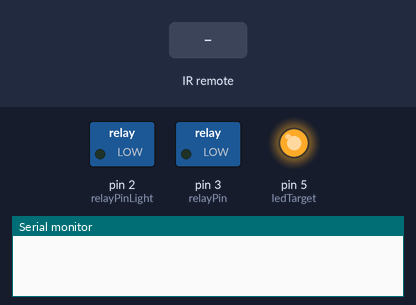
Simulated run of this sketch. Board: Arduino Uno, built with avr-gcc and run on an emulated ATmega328P. Shown: switched loads named in the sketch (green lamp = pin HIGH), output pins drawn as LEDs (lit = HIGH), the last lines printed to the serial monitor. The inputs (shaded band) are chosen by the test bench. Random numbers use the default seed unless the sketch sets one.

Above: at 1.7 s.
1.8 s: infrared code 0x09 received
At 2.7 s:
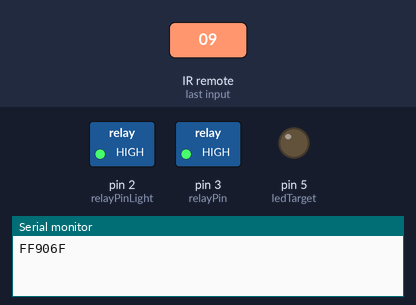
At 6.2 s:
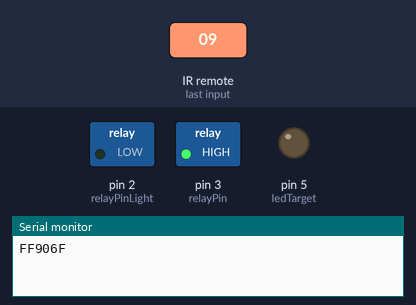
Timing chart, 0 to 16.3 s (numbered marks = the images above; inputs shaded):
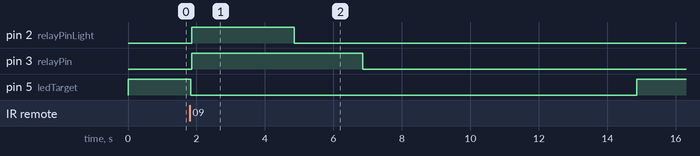

Measured:
- after the input at 1.8 s, pin 2 (relayPinLight): LOW → HIGH after 0.06 s, → LOW 3.0 s later; pin 3 (relayPin): LOW → HIGH after 0.06 s, → LOW 5.0 s later; pin 5 (ledTarget): HIGH → LOW at once, → HIGH 13.0 s later

The sketch:

ir_reciever_MIB.ino
```cpp
#include <IRremote.h>

int relayPinLight = 2; // Relay for LED in MIB (Monster in box) prop
int relayPin = 3; // Relay to trigger pneumatic solenoid for MIB
int ledTarget = 5; // Target LED. Each prop has a lighted target
int RECV_PIN = 6; // IR receiver pin. Reads the IR emitter from gun
int randTrackNo; // Used for Audio
int PrevTrackNo; // Used for Audio

IRrecv irrecv(RECV_PIN);
decode_results results; // decode_results class is defined in IRremote.h

#include <SoftwareSerial.h> //Audio
#define ARDUINO_RX 11//should connect to TX of the Serial MP3 Player module
#define ARDUINO_TX 12//connect to RX of the module
SoftwareSerial mySerial(ARDUINO_RX, ARDUINO_TX);
static int8_t Send_buf[8] = {0} ;

#define CMD_SEL_DEV 0X09
#define DEV_TF 0X02
#define CMD_PLAY_W_INDEX 0X03 //DATA IS REQUIRED (number of song)
#define CMD_PLAY_W_VOL 0X22 //data is needed  0x7E 06 22 00 xx yy EF;(xx volume)(yy number of song)
#define CMD_PLAY 0X0D
#define CMD_PAUSE 0X0E
#define CMD_PREVIOUS 0X02
#define CMD_NEXT 0X01

void setup() {
  mySerial.begin(9600);
  Serial.begin(9600);
  irrecv.enableIRIn(); // Start the receiver
  pinMode(relayPinLight, OUTPUT);
  digitalWrite(relayPinLight, LOW);
  pinMode(relayPin, OUTPUT);
  digitalWrite(relayPin, LOW);
  pinMode(ledTarget, OUTPUT);
  digitalWrite(ledTarget, HIGH);
  delay(500);
  sendCommand(CMD_SEL_DEV, DEV_TF); // Selects the SD card for Audio
}

void loop() {
  if (irrecv.decode(&results)) { // Looking for IR signal
    Serial.println(results.value, HEX); // Used for monitoring
    quickPlay(relayPin); // If IR signal is detected, trigger relay and audio
  }
  delay (50); // Small delay to prevent reading errors

}

int quickPlay(int x) {
  digitalWrite(ledTarget, LOW); //Turn off Target LED
  randTrackNo = random(1, 4);
  while (randTrackNo == PrevTrackNo) { // Checks for repeating numbers. Prevents playing the same 'monster sound' twice in a row
    randTrackNo = random(1, 4);
  }
  PrevTrackNo = randTrackNo;
  sendCommand(0x03, randTrackNo); // Second number selects track
  digitalWrite(x, HIGH); // Close circuit. Triggers solenoid. Prop activates
  digitalWrite(relayPinLight, HIGH); // LED for MIB. Lights up prop
  delay(3000); // 1000 = 1 second
  digitalWrite(relayPinLight, LOW); // Turns off LED for MIB
  delay(2000);
  digitalWrite(x, LOW); // Reopen cicuit. Deactivates prop
  delay(8000); // Delay before prop is active again
  irrecv.resume(); // Resets IR receiver
  digitalWrite(ledTarget, HIGH); // Turn on Target LED
}

void sendCommand(int8_t command, int16_t dat)
{
  delay(20);
  Send_buf[0] = 0x7e; //starting byte
  Send_buf[1] = 0xff; //version
  Send_buf[2] = 0x06; //the number of bytes of the command without starting byte and ending byte
  Send_buf[3] = command; //
  Send_buf[4] = 0x00;//0x00 = no feedback, 0x01 = feedback
  Send_buf[5] = (int8_t)(dat >> 8);//datah
  Send_buf[6] = (int8_t)(dat); //datal
  Send_buf[7] = 0xef; //ending byte
  for (uint8_t i = 0; i < 8; i++) //
  {
    mySerial.write(Send_buf[i]) ;
  }
}
```
